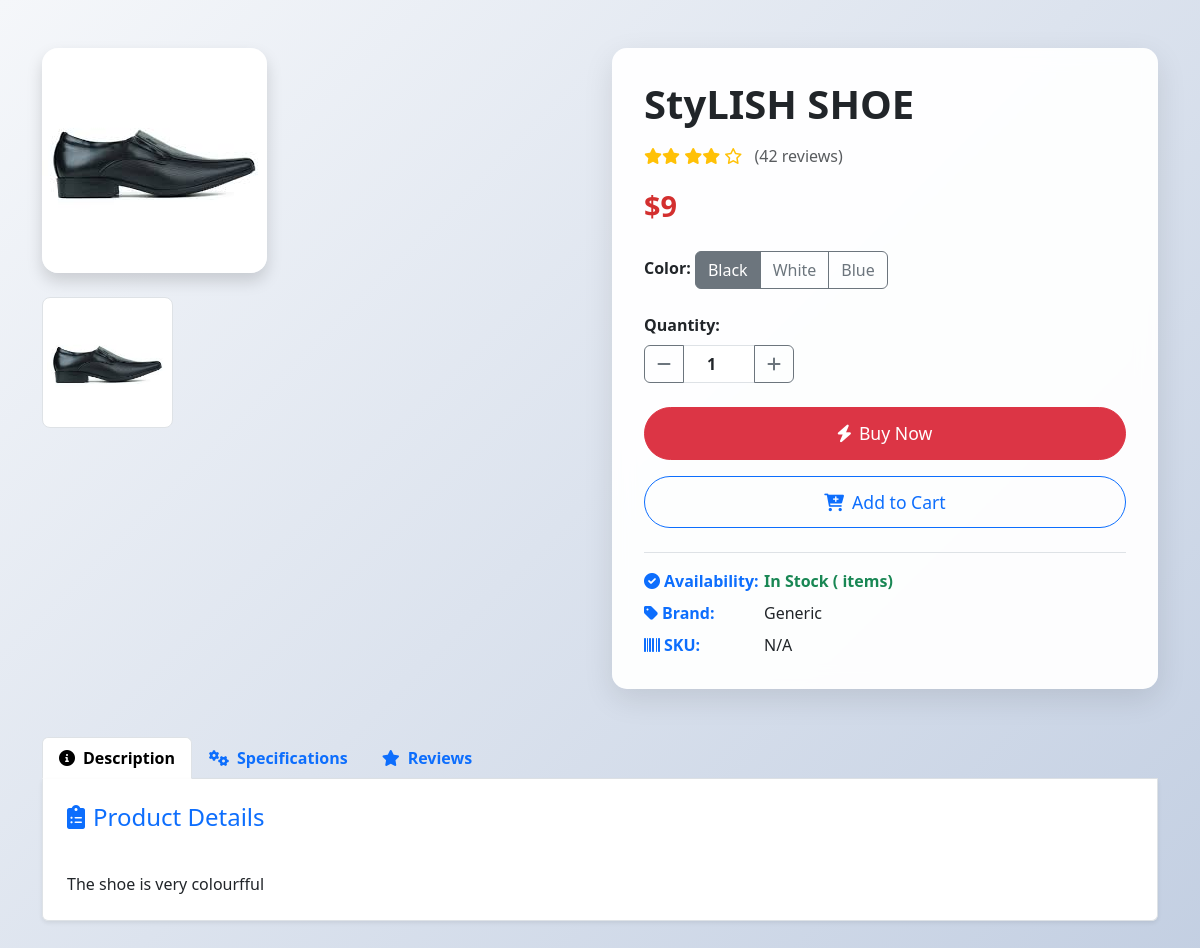
Page /product_page/17/ on the committed database.
### shop/models.py (models this page shows, shortened)
class Product(models.Model):
    product_name = models.CharField(max_length=50)
    category = models.CharField(max_length=50, default="")
    subcategory = models.CharField(max_length=50, default="")
    price = models.IntegerField(default=0)
    desc = models.CharField(max_length=300)
    pub_date = models.DateField()
    image = models.ImageField(upload_to='shop/product', default="")

### shop/views.py (the view)
# urls.py: path('product_page/<int:product_id>/', views.product_details, name='product_details'),
def product_details(request, product_id):
    product = get_object_or_404(Product, id=product_id)
    return render(request, 'shop/product_page.html', {'product': product})

### shop/templates/shop/product_page.html (shortened to what this page needs)
<!DOCTYPE html>
<html lang="en">
<head>
    <link href="https://cdn.jsdelivr.net/npm/bootstrap@5.3.0/dist/css/bootstrap.min.css" rel="stylesheet">
    <link rel="stylesheet" href="https://cdnjs.cloudflare.com/ajax/libs/font-awesome/6.0.0/css/all.min.css">
</head>
<body>
    <div class="container py-5">
        <div class="row">
            <div class="col-md-6">
                <div class="mb-4">
                    <img src="/media/{{ product.image }}" alt="{{ product.product_name }}" class="img-fluid product-image rounded-4 shadow" />
                </div>
                <div class="row g-2">
                    <div class="col-3">
                        <img src="/media/{{ product.image }}" alt="Thumbnail 1" class="img-thumbnail rounded-3">
                    </div>
                </div>
            </div>
            <div class="col-md-6">
                <div class="product-info h-100">
                    <h1 class="mb-3 fw-bold">{{ product.product_name }}</h1>
                    <div class="mb-3">
                        <span class="rating">
                            <i class="fas fa-star"></i><i class="fas fa-star"></i>
                            <i class="fas fa-star"></i><i class="fas fa-star"></i>
                            <i class="far fa-star"></i>
                        </span>
                        <span class="ms-2 text-muted">(42 reviews)</span>
                    </div>
                    <div class="mb-4">
                        <span class="price">${{ product.price }}</span>
                    </div>
                    <div class="mb-4">
                        <label class="form-label fw-semibold">Color:</label>
                        <div class="btn-group" role="group">
                            <label class="btn btn-outline-secondary" for="color1">Black</label>
                            <label class="btn btn-outline-secondary" for="color2">White</label>
                            <label class="btn btn-outline-secondary" for="color3">Blue</label>
                        </div>
                    </div>
                    <form id="cart-form" method="POST" action="{% url 'add_to_cart' product.id %}">
                        <div class="mb-4">
                            <label for="quantity" class="form-label fw-semibold">Quantity:</label>
                            <div class="input-group" style="width: 150px;">
                                <button class="btn btn-outline-secondary" type="button" id="decrement">
                                    <i class="fas fa-minus"></i>
                                </button>
                                <input type="number" class="form-control text-center fw-bold" value="1" min="1" id="quantity" name="quantity">
                                <button class="btn btn-outline-secondary" type="button" id="increment">
                                    <i class="fas fa-plus"></i>
                                </button>
                            </div>
                        </div>
                    </form>
                    <div class="action-buttons d-grid gap-3">
                        <form id="buy-form" method="POST" action="{% url 'buy_view' product.id %}">
                            <button type="submit" class="btn btn-danger btn-lg btn-ripple rounded-pill w-100">
                                <i class="fas fa-bolt me-2"></i>Buy Now
                            </button>
                        </form>
                        <button type="submit" form="cart-form" class="btn btn-outline-primary btn-lg btn-ripple rounded-pill w-100">
                            <i class="fas fa-cart-plus me-2"></i>Add to Cart
                        </button>
                    </div>
                    <div class="mt-4 pt-3 border-top">
                        <div class="d-flex mb-2">
                            <div style="width: 120px;" class="fw-semibold text-primary">
                                <i class="fas fa-check-circle me-1"></i>Availability:
                            </div>
                            <div class="text-success fw-bold">In Stock ({{ product.stock_quantity }} items)</div>
                        </div>
                        <div class="d-flex mb-2">
                            <div style="width: 120px;" class="fw-semibold text-primary">
                                <i class="fas fa-tag me-1"></i>Brand:
                            </div>
                            <div>{{ product.brand|default:"Generic" }}</div>
                        </div>
                        <div class="d-flex">
                            <div style="width: 120px;" class="fw-semibold text-primary">
                                <i class="fas fa-barcode me-1"></i>SKU:
                            </div>
                            <div>{{ product.sku|default:"N/A" }}</div>
                        </div>
                    </div>
                </div>
            </div>
        </div>
        <div class="row mt-5">
            <div class="col-12">
                <ul class="nav nav-tabs" id="productTabs" role="tablist">
                    <li class="nav-item" role="presentation">
                        <button class="nav-link active fw-semibold" id="description-tab" data-bs-toggle="tab" data-bs-target="#description" type="button" role="tab">
                            <i class="fas fa-info-circle me-2"></i>Description
                        </button>
                    </li>
                    <li class="nav-item" role="presentation">
                        <button class="nav-link fw-semibold" id="specs-tab" data-bs-toggle="tab" data-bs-target="#specs" type="button" role="tab">
                            <i class="fas fa-cogs me-2"></i>Specifications
                        </button>
                    </li>
                    <li class="nav-item" role="presentation">
                        <button class="nav-link fw-semibold" id="reviews-tab" data-bs-toggle="tab" data-bs-target="#reviews" type="button" role="tab">
                            <i class="fas fa-star me-2"></i>Reviews
                        </button>
                    </li>
                </ul>
                <div class="tab-content p-4 border border-top-0 rounded-bottom bg-white shadow-sm" id="productTabsContent">
                    <div class="tab-pane fade show active" id="description" role="tabpanel">
                        <h4 class="mb-3 text-primary">
                            <i class="fas fa-clipboard-list me-2"></i>Product Details
                        </h4>
                        <div class="description">
                            {{ product.desc|default:"No description available." }}
                        </div>
                    </div>
                </div>
            </div>
        </div>
    </div>
</body>
</html>

### shop/templates/shop/product_page.html (style rules this page uses)
body { background: linear-gradient(135deg, #f5f7fa 0%, #c3cfe2 100%); }
.product-image { max-height: 500px; object-fit: contain; transition: transform 0.3s ease; animation: fadeInLeft 0.8s ease-out; }
.product-info { background: rgba(255,255,255,0.95); backdrop-filter: blur(10px); border-radius: 15px; padding: 2rem; box-shadow: 0 10px 30px rgba(0,0,0,0.1); animation: fadeInRight 0.8s ease-out; }
.price { font-size: 1.8rem; color: #d32f2f; font-weight: bold; animation: bounceIn 1s ease-out 0.3s both; }
.action-buttons .btn { padding: 12px 25px; font-size: 1.1rem; transition: all 0.3s ease; position: relative; overflow: hidden; }
.rating { color: #ffc107; animation: fadeInUp 0.6s ease-out 0.5s both; }
.description { white-space: pre-line; }
.nav-tabs { animation: slideInUp 0.6s ease-out 0.7s both; }
.tab-content { animation: fadeIn 0.8s ease-out 0.9s both; }
.product-info > * { animation: fadeInUp 0.6s ease-out both; }
.product-info > *:nth-child(1) { animation-delay: 0.1s; }
.product-info > *:nth-child(2) { animation-delay: 0.2s; }
.product-info > *:nth-child(3) { animation-delay: 0.3s; }
.img-thumbnail { transition: all 0.3s ease; cursor: pointer; animation: zoomIn 0.5s ease-out; }
.input-group button { transition: all 0.3s ease; }
.btn-ripple { position: relative; overflow: hidden; }

### rows in the picture
Product: image (picture), product_name "StyLISH SHOE", price "9", desc "The shoe is very colourfful"

### other values in the picture
{{ product.brand|default:"Generic" }} "Generic"
{{ product.sku|default:"N/A" }} "N/A"
